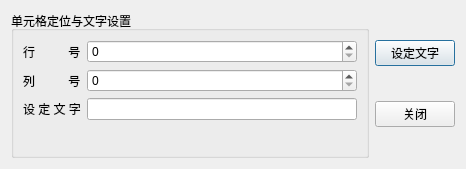
<?xml version="1.0" encoding="UTF-8"?>
<ui version="4.0">
 <class>LocateDialog</class>
 <widget class="QDialog" name="LocateDialog">
  <property name="geometry">
   <rect>
    <x>0</x>
    <y>0</y>
    <width>466</width>
    <height>169</height>
   </rect>
  </property>
  <property name="windowTitle">
   <string>单元格定位与文字设置</string>
  </property>
  <layout class="QHBoxLayout" name="horizontalLayout">
   <item>
    <widget class="QGroupBox" name="groupBox">
     <property name="title">
      <string>单元格定位与文字设置</string>
     </property>
     <layout class="QFormLayout" name="formLayout">
      <item row="0" column="0">
       <widget class="QLabel" name="label">
        <property name="text">
         <string>行          号</string>
        </property>
       </widget>
      </item>
      <item row="0" column="1">
       <widget class="QSpinBox" name="spinRow"/>
      </item>
      <item row="1" column="0">
       <widget class="QLabel" name="label_2">
        <property name="text">
         <string>列          号</string>
        </property>
       </widget>
      </item>
      <item row="1" column="1">
       <widget class="QSpinBox" name="spinColumn"/>
      </item>
      <item row="2" column="0">
       <widget class="QLabel" name="label_3">
        <property name="text">
         <string>设 定 文 字</string>
        </property>
       </widget>
      </item>
      <item row="2" column="1">
       <widget class="QLineEdit" name="lineEdit"/>
      </item>
     </layout>
    </widget>
   </item>
   <item>
    <layout class="QVBoxLayout" name="verticalLayout">
     <item>
      <widget class="QPushButton" name="btnSetText">
       <property name="text">
        <string>设定文字</string>
       </property>
      </widget>
     </item>
     <item>
      <widget class="QPushButton" name="btnClose">
       <property name="text">
        <string>关闭</string>
       </property>
      </widget>
     </item>
    </layout>
   </item>
  </layout>
 </widget>
 <resources/>
 <connections>
  <connection>
   <sender>btnClose</sender>
   <signal>clicked()</signal>
   <receiver>LocateDialog</receiver>
   <slot>close()</slot>
   <hints>
    <hint type="sourcelabel">
     <x>413</x>
     <y>114</y>
    </hint>
    <hint type="destinationlabel">
     <x>232</x>
     <y>84</y>
    </hint>
   </hints>
  </connection>
 </connections>
</ui>
